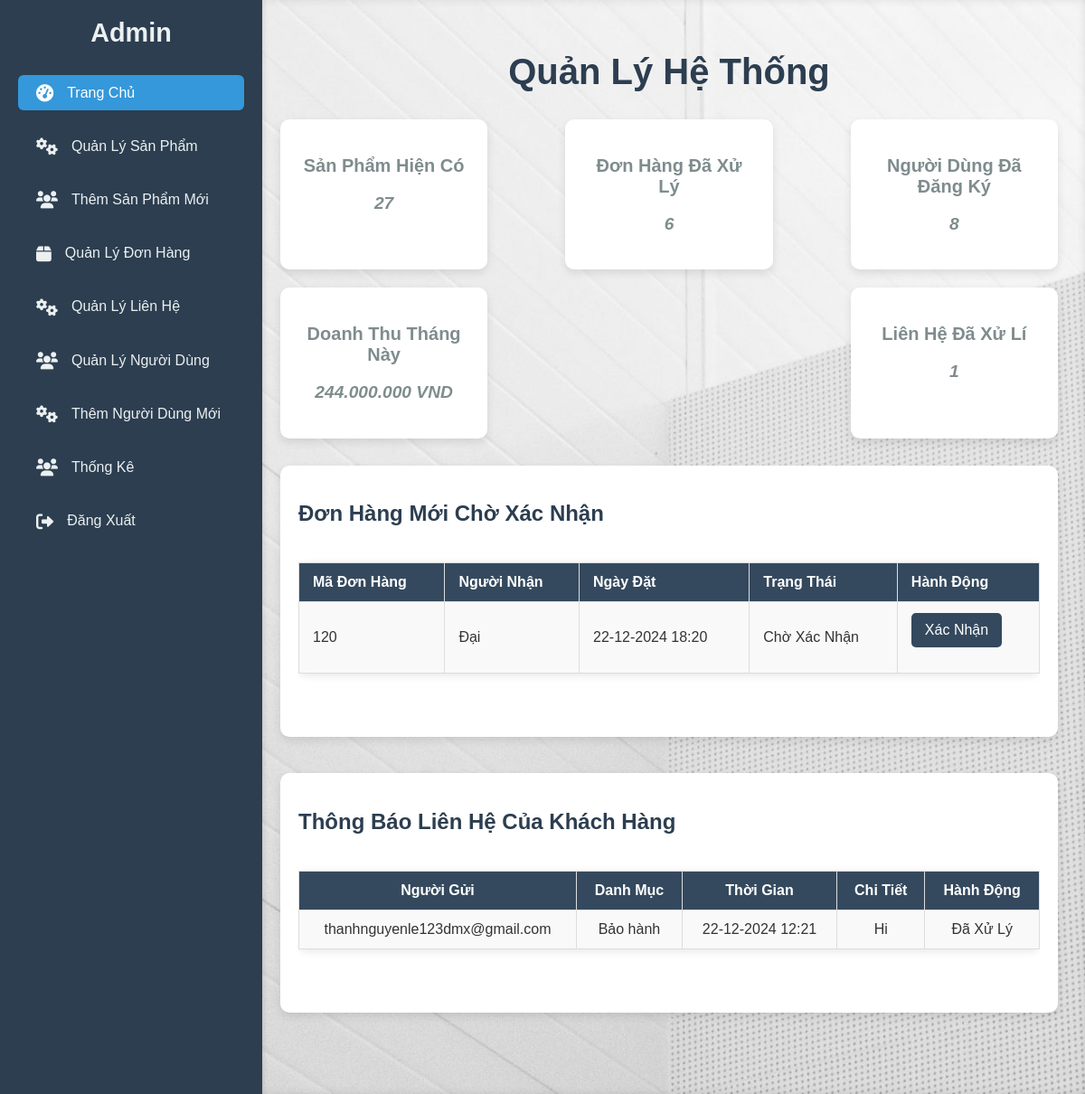
/frontend/pages/admin_page.php, run on the app's committed database.
### tables this page shows
CREATE TABLE `orders` (
  `order_id` int(11) NOT NULL,
  `user_id` int(11) NOT NULL,
  `order_date` datetime NOT NULL,
  `name` varchar(255) NOT NULL,
  `phone` varchar(20) NOT NULL,
  `address` text NOT NULL,
  `payment_method` enum('cash','bank') NOT NULL,
  `order_status` varchar(50) NOT NULL DEFAULT 'pending',
  `status` varchar(50) NOT NULL DEFAULT 'awaiting confirmation',
  `estimated_delivery_date` date DEFAULT NULL,
  `total_price` decimal(10,2) NOT NULL DEFAULT 0.00
);

CREATE TABLE `contact_messages` (
  `id` int(11) NOT NULL,
  `user_id` int(11) NOT NULL,
  `name` varchar(255) NOT NULL,
  `email` varchar(255) NOT NULL,
  `category` varchar(255) NOT NULL,
  `message` text NOT NULL,
  `created_at` timestamp NOT NULL DEFAULT current_timestamp(),
  `status` enum('pending','processed') DEFAULT 'pending',
  `resolution` text DEFAULT NULL
);

### frontend/pages/admin_page.php (the view, shortened to what this page needs)
<?php
include('../../backend/db_connect.php');
include('../../backend/sidebar.php');
$sql_new_orders = "SELECT * FROM orders WHERE status = 'awaiting confirmation'";
$result_new_orders = $conn->query($sql_new_orders);
$sql_products = "SELECT COUNT(*) AS total FROM products";
$result_products = $conn->query($sql_products);
$total_products = $result_products->fetch_assoc()['total'];
$sql_orders_processed = "SELECT COUNT(*) AS total FROM orders WHERE status = 'confirmed'";
$result_orders_processed = $conn->query($sql_orders_processed);
$total_orders_processed = $result_orders_processed->fetch_assoc()['total'];
$sql_users = "SELECT COUNT(*) AS total FROM khachhang";
$result_users = $conn->query($sql_users);
$total_users = $result_users->fetch_assoc()['total'];
$sql_revenue = "SELECT SUM(total_price) AS total FROM orders WHERE status = 'confirmed' AND MONTH(order_date) = MONTH(CURRENT_DATE()) AND YEAR(order_date) = YEAR(CURRENT_DATE())";
$result_revenue = $conn->query($sql_revenue);
$total_revenue = $result_revenue->fetch_assoc()['total'] ?: 0;
$sql_contact_messages = "SELECT * FROM contact_messages ORDER BY created_at DESC LIMIT 5";
$result_contact_messages = $conn->query($sql_contact_messages);
$sql_contact_messages_1 = "SELECT COUNT(*) AS total FROM contact_messages WHERE status = 'processed'";
$result_contact_messages_1 = $conn->query($sql_contact_messages_1);
$total_contact_messages_1 = $result_contact_messages_1->fetch_assoc()['total'];
?>
<!DOCTYPE html>
<html lang="vi">
<head>
    <link rel="stylesheet" href="../css/admin_page.css">
</head>
<body>
    <div class="wrapper">
        <div class="main-content">
            <h1>Quản Lý Hệ Thống</h1>
            <div class="content">
                <div class="stats-summary">
                    <div class="stat-item">
                        <h3>Sản Phẩm Hiện Có</h3>
                        <p class="stat-value"><?php echo $total_products; ?></p>
                    </div>
                    <div class="stat-item">
                        <h3>Đơn Hàng Đã Xử Lý</h3>
                        <p class="stat-value"><?php echo $total_orders_processed; ?></p>
                    </div>
                    <div class="stat-item">
                        <h3>Người Dùng Đã Đăng Ký</h3>
                        <p class="stat-value"><?php echo $total_users; ?></p>
                    </div>
                    <div class="stat-item">
                        <h3>Doanh Thu Tháng Này</h3>
                        <p class="stat-value"><?php echo number_format($total_revenue, 0, ',', '.'); ?> VND</p>
                    </div>
                    <div class="stat-item">
                        <h3>Liên Hệ Đã Xử Lí</h3>
                        <p class="stat-value"><?php echo $total_contact_messages_1?></p>
                    </div>
                </div>
                <div class="orders-management">
                    <h2>Đơn Hàng Mới Chờ Xác Nhận</h2>
                    <div class="orders-table-wrapper">
                        <?php if ($result_new_orders->num_rows > 0): ?>
                            <table class="orders-table">
                                <thead>
                                    <tr>
                                        <th>Mã Đơn Hàng</th>
                                        <th>Người Nhận</th>
                                        <th>Ngày Đặt</th>
                                        <th>Trạng Thái</th>
                                        <th>Hành Động</th>
                                    </tr>
                                </thead>
                                <tbody>
                                    <?php while ($order = $result_new_orders->fetch_assoc()): ?>
                                        <tr>
                                            <td><?php echo $order['order_id']; ?></td>
                                            <td><?php echo $order['name']; ?></td>
                                            <td><?php echo date('d-m-Y H:i', strtotime($order['order_date'])); ?></td>
                                            <td class="status">
                                                <?php
                                                if ($order['status'] == 'awaiting confirmation') {
                                                    echo 'Chờ Xác Nhận';
                                                } elseif ($order['status'] == 'confirmed') {
                                                    echo 'Đã Xác Nhận';
                                                } elseif ($order['status'] == 'shipped') {
                                                    echo 'Đã Giao';
                                                } else {
                                                    echo $order['status'];
                                                }
                                                ?>
                                            </td>
                                            <td>
                                                <?php if ($order['status'] == 'awaiting confirmation'): ?>
                                                    <form method="POST" action="../../backend/confirm_order.php">
                                                        <button type="submit" class="btn-confirm">Xác Nhận</button>
                                                    </form>
                                                <?php else: ?>
                                                    <span>Đã xác nhận</span>
                                                <?php endif; ?>
                                            </td>
                                        </tr>
                                    <?php endwhile; ?>
                                </tbody>
                            </table>
                        <?php else: ?>
                            <p>Hiện tại không có đơn hàng nào mới chờ xác nhận.</p>
                        <?php endif; ?>
                    </div>
                </div>
                <div class="contact-messages">
                    <h2>Thông Báo Liên Hệ Của Khách Hàng</h2>
                    <div class="messages-table-wrapper">
                        <?php if ($result_contact_messages->num_rows > 0): ?>
                            <table class="messages-table">
                                <thead>
                                    <tr>
                                        <th>Người Gửi</th>
                                        <th>Danh Mục</th>
                                        <th>Thời Gian</th>
                                        <th>Chi Tiết</th>
                                        <th>Hành Động</th>
                                    </tr>
                                </thead>
                                <tbody>
    <?php while ($message = $result_contact_messages->fetch_assoc()): ?>
        <tr>
            <td><?php echo $message['name']; ?></td>
            <td><?php echo $message['category']; ?></td>
            <td><?php echo date('d-m-Y H:i', strtotime($message['created_at'])); ?></td>
            <td><?php echo $message['message']; ?></td>
            <td>
                <?php if ($message['status'] === 'pending'): ?>
                    <form method="POST" action="process_contact_message.php">
                        <input type="hidden" name="message_id" value="<?php echo $message['id']; ?>">
                        <button type="submit" class="btn-process">Xử Lý</button>
                    </form>
                <?php else: ?>
                    <span class="processed-status">Đã Xử Lý</span>
                <?php endif; ?>
            </td>
        </tr>
    <?php endwhile; ?>
</tbody>
                            </table>
                        <?php else: ?>
                            <p>Không có thông báo liên hệ nào từ khách hàng.</p>
                        <?php endif; ?>
                    </div>
                </div>
            </div>
        </div>
    </div>
</body>
</html>

### frontend/css/admin_page.css (style rules this page uses)
body { font-family: 'Arial', sans-serif; margin: 0; padding: 0; background: linear-gradient(135deg, #2c3e50, #4ca1af); color: #333; box-sizing: border-box; }
.wrapper { display: flex; min-height: 100vh; }
.main-content { margin-left: 280px; padding: 30px; flex-grow: 1; background: url('../../public/images/AnhCat/nen_admin.jpg') no-repeat center center/cover; box-shadow: inset 0 0 10px rgba(0, 0, 0, 0.1); height: 100vh; overflow-y: auto; }
h1 { font-size: 32px; margin-bottom: 30px; color: #34495e; font-weight: bold; text-align: center; }
.stats-summary { display: flex; justify-content: space-between; gap: 20px; margin-bottom: 30px; flex-wrap: wrap; }
.stat-item { background-color: #fff; padding: 20px; border-radius: 10px; width: 22%; box-shadow: 0 4px 10px rgba(0, 0, 0, 0.1); text-align: center; transition: transform 0.3s ease; }
.stat-item h3 { font-size: 20px; margin-bottom: 15px; color: #7f8c8d; }
.stat-value { font-size: 24px; font-weight: bold; color: #2c3e50; }
.orders-management { margin-top: 30px; background-color: #fff; padding: 20px; border-radius: 10px; box-shadow: 0 4px 10px rgba(0, 0, 0, 0.1); }
.orders-management h2 { font-size: 24px; color: #2c3e50; margin-bottom: 20px; }
.orders-table-wrapper { overflow-x: auto; margin-bottom: 30px; }
.orders-table { width: 100%; border-collapse: collapse; margin: 20px 0; background-color: #fff; border-radius: 8px; box-shadow: 0 2px 10px rgba(0, 0, 0, 0.1); }
.orders-table th, .orders-table td { padding: 12px 15px; text-align: left; border: 1px solid #ddd; }
.orders-table th { background-color: #34495e; color: #fff; font-weight: bold; }
.orders-table td { background-color: #f9f9f9; }
.orders-table td button { background-color: #34495e; color: #fff; border: none; padding: 10px 15px; border-radius: 5px; cursor: pointer; font-size: 16px; transition: background-color 0.3s ease; }
.contact-messages { margin-top: 40px; background-color: #fff; padding: 20px; border-radius: 10px; box-shadow: 0 4px 10px rgba(0, 0, 0, 0.1); }
.contact-messages h2 { font-size: 24px; color: #2c3e50; margin-bottom: 20px; }
.messages-table-wrapper { overflow-x: auto; margin-bottom: 30px; }
.messages-table { width: 100%; border-collapse: collapse; margin: 20px 0; background-color: #fff; border-radius: 8px; box-shadow: 0 2px 10px rgba(0, 0, 0, 0.1); }
.messages-table th, .messages-table td { padding: 12px 15px; text-align: center; border: 1px solid #ddd; }
.messages-table th { background-color: #34495e; color: #fff; font-weight: bold; }
.messages-table td { background-color: #f9f9f9; }
p { text-align: center; font-size: 16px; color: #7f8c8d; font-style: italic; }

### backend/sidebar.php (style rules this page uses)
.main-content { margin-left: 270px; padding: 30px; }
.main-content h1 { font-size: 2.5rem; color: #2c3e50; }
.main-content p { font-size: 1.2rem; color: #7f8c8d; }

### data on the page
orders: order_id "120", name "Đại", order_date "22-12-2024 18:20", shows "Chờ Xác Nhận"
contact_messages: name "thanhnguyenle123dmx@gmail.com", category "Bảo hành", created_at "22-12-2024 12:21", message "Hi", status "Đã Xử Lý"

### other printed values
$total_products "27"
$total_orders_processed "6"
$total_users "8"
$total_revenue "244.000.000"
$total_contact_messages_1 "1"
